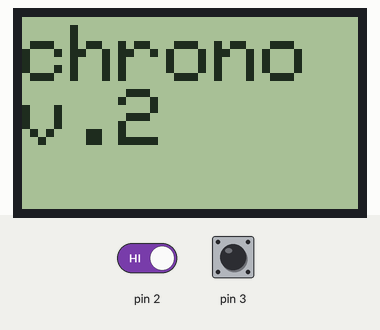
This sketch was run on a simulated Arduino Uno, built with avr-gcc and run on an emulated ATmega328P. Shown: 84×48 one-colour display. The inputs (shaded band) are chosen by the test bench; at power-on: pin 2 HIGH, pin 3 HIGH.

Above: at 1.2 s.
1.3 s: pin 2 driven LOW
At 3.0 s:
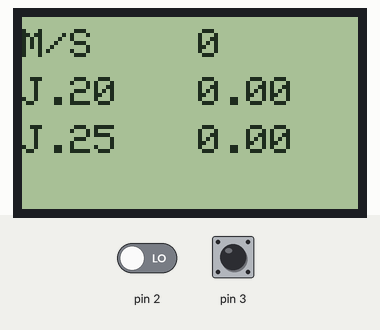
Timing chart, 0 to 4.5 s (numbered marks = the images above; inputs shaded):
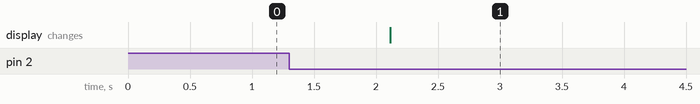

The sketch:

chrono.ino
```cpp
#include <Adafruit_GFX.h>
#include <Adafruit_PCD8544.h>
#include <util/delay.h>

Adafruit_PCD8544 display = Adafruit_PCD8544(11, 10, 9, 8, 7);

volatile unsigned char bullet_is_start = 0;
volatile unsigned char bullet_is_end = 0;

// Timer/Counter 0 initialization
void Timer0_Init( void )
{
  TCNT0 = 0;

  // Bits: COM0A1 COM0A0 COM0B1 COM0B0 - - WGM01 WGM00
  TCCR0A = 0;

  // Bits: FOC0A FOC0B - - WGM02 CS02 CS01 CS00
  TCCR0B = 0;

  // Bits: - - - - - OCIE0B OCIE0A TOIE0
  TIMSK0 = 0;

  // Bits: - - - - - OCF0B OCF0A TOV0
  TIFR0 = 0;
}

// Timer/Counter 1 initialization
void Timer1_Init( void )
{
  TCNT1 = 0;

  // Bits: COM1A1 COM1A0 COM1B1 COM1B0 - - WGM11 WGM10
  TCCR1A = 0;

  // Bits: ICNC1 ICEbullet_is_start - WGM13 WGM12 CS12 CS11 CS10
  TCCR1B = 0;

  // Bits: FOC1A FOC1B - - - - - -
  TCCR1C = 0;

  // Bits: - - ICIE1 - - OCIE1B OCIE1A TOIE1
  TIMSK1 = 0;

  // Bits: – – ICF1 – - OCF1B OCF1A TOV1
  TIFR1 = 0;
}

void setup()
{
  Serial.begin(9600);

  //pinMode(13, OUTPUT); //LCD backlight
  //digitalWrite(13, HIGH);

  display.begin();
  display.setContrast(80);
  display.clearDisplay();
  display.setTextColor(BLACK);
  display.setCursor(0, 2);
  display.setTextSize(2);
  display.println("chrono v.2");
  display.display();

  // Global disable interrupts
  cli();

  // Timer/Counter 0 initialization
  Timer0_Init();

  // Timer/Counter 1 initialization
  Timer1_Init();

  // Global enable interrupts
  sei();

  attachInterrupt(0, sensor_1, FALLING);
  attachInterrupt(1, sensor_2, FALLING);
}

void loop() {
  float bullet_j020 = 0;
  float bullet_j025 = 0;
  double bullet_v;

  while ( bullet_is_start == 0 && bullet_is_end == 0 ) ;
  _delay_ms(800); // wait 800 ms

  if ( bullet_is_start != 0 && bullet_is_end != 0)  {
    bullet_v = 0.06 / (TCNT1 * (1.0 / 16000000.0)); // v = s / t,  s=60mm=0.06m
    bullet_j020 = 0.20 * bullet_v * bullet_v / 2000; // kg*V^2 / 2
    bullet_j025 = 0.25 * bullet_v * bullet_v / 2000; // kg*V^2 / 2
  }
  else  {
    bullet_v = 0;
    bullet_j020 = 0;
    bullet_j025 = 0;
  }

  display.clearDisplay();
  display.setTextColor(BLACK);
  display.setTextSize(1);

  display.setCursor(0, 3);
  display.print("M/S");
  display.setCursor(44, 3); //hor,ver
  display.print((int)bullet_v, DEC);

  display.setCursor(0, 15);
  display.print("J.20");
  display.setCursor(44, 15);
  display.println((float)bullet_j020, 2);

  display.setCursor(0, 27);
  display.print("J.25");
  display.setCursor(44, 27);
  display.println((float)bullet_j025, 2);

  display.display();

  TCCR1B = 0;
  TCNT1 = 0;

  bullet_is_start = 0;
  bullet_is_end = 0;
}

void sensor_1()
{
  if ( bullet_is_start == 0 )  {
    TCCR1B = (1 << CS10); // Timer/Counter 1 running (no prescaling)
    bullet_is_start = 1;
  }
}

void sensor_2()
{
  if ( bullet_is_end == 0 )  {
    TCCR1B = 0; // Timer/Counter 1 stopped (no clock source)
    bullet_is_end = 1;
  }
}
```

Measured:
- after the input at 1.3 s, the display: changes after 0.82 s (image 1)
